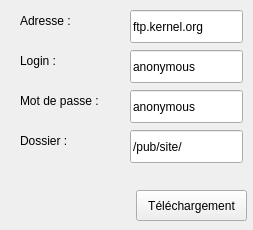
<?xml version="1.0" encoding="UTF-8"?>
<ui version="4.0">
 <class>MainWindow</class>
 <widget class="QMainWindow" name="MainWindow">
  <property name="minimumSize">
   <size>
    <width>253</width>
    <height>230</height>
   </size>
  </property>
  <property name="maximumSize">
   <size>
    <width>253</width>
    <height>230</height>
   </size>
  </property>
  <property name="font">
   <font>
    <family>Cantarell</family>
    <weight>50</weight>
    <italic>false</italic>
    <bold>false</bold>
   </font>
  </property>
  <property name="windowTitle">
   <string>EasyFtp</string>
  </property>
  <widget class="QWidget" name="centralWidget">
   <widget class="QPushButton" name="connectButton">
    <property name="geometry">
     <rect>
      <x>136</x>
      <y>190</y>
      <width>111</width>
      <height>31</height>
     </rect>
    </property>
    <property name="focusPolicy">
     <enum>Qt::StrongFocus</enum>
    </property>
    <property name="text">
     <string>Téléchargement</string>
    </property>
    <property name="flat">
     <bool>false</bool>
    </property>
   </widget>
   <widget class="QLineEdit" name="adrEdit">
    <property name="geometry">
     <rect>
      <x>130</x>
      <y>10</y>
      <width>113</width>
      <height>33</height>
     </rect>
    </property>
    <property name="text">
     <string>ftp.kernel.org</string>
    </property>
   </widget>
   <widget class="QLineEdit" name="loginEdit">
    <property name="geometry">
     <rect>
      <x>130</x>
      <y>50</y>
      <width>113</width>
      <height>33</height>
     </rect>
    </property>
    <property name="text">
     <string>anonymous</string>
    </property>
   </widget>
   <widget class="QLineEdit" name="pwdEdit">
    <property name="geometry">
     <rect>
      <x>130</x>
      <y>90</y>
      <width>113</width>
      <height>33</height>
     </rect>
    </property>
    <property name="text">
     <string>anonymous</string>
    </property>
   </widget>
   <widget class="QLabel" name="label">
    <property name="geometry">
     <rect>
      <x>20</x>
      <y>10</y>
      <width>65</width>
      <height>21</height>
     </rect>
    </property>
    <property name="text">
     <string>Adresse :</string>
    </property>
   </widget>
   <widget class="QLabel" name="label_2">
    <property name="geometry">
     <rect>
      <x>20</x>
      <y>50</y>
      <width>65</width>
      <height>21</height>
     </rect>
    </property>
    <property name="text">
     <string>Login :</string>
    </property>
   </widget>
   <widget class="QLabel" name="label_3">
    <property name="geometry">
     <rect>
      <x>20</x>
      <y>90</y>
      <width>101</width>
      <height>21</height>
     </rect>
    </property>
    <property name="text">
     <string>Mot de passe :</string>
    </property>
   </widget>
   <widget class="QLabel" name="label_4">
    <property name="geometry">
     <rect>
      <x>20</x>
      <y>130</y>
      <width>65</width>
      <height>21</height>
     </rect>
    </property>
    <property name="text">
     <string>Dossier :</string>
    </property>
   </widget>
   <widget class="QLineEdit" name="dirEdit">
    <property name="geometry">
     <rect>
      <x>130</x>
      <y>130</y>
      <width>113</width>
      <height>33</height>
     </rect>
    </property>
    <property name="text">
     <string>/pub/site/</string>
    </property>
   </widget>
  </widget>
 </widget>
 <layoutdefault spacing="6" margin="11"/>
 <resources/>
 <connections/>
</ui>
